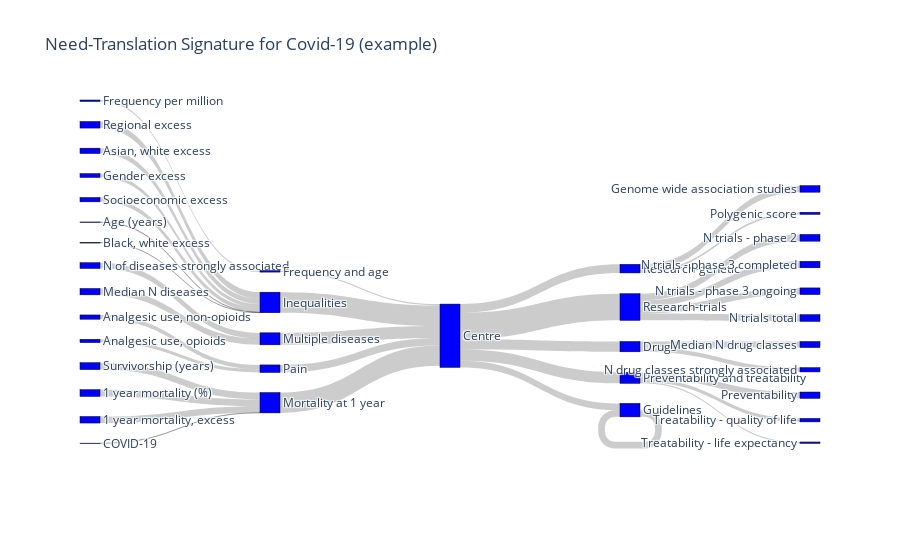

Notebook cell for this chart:
### Code cell
fig.update_layout(
    title_text = "Need-Translation Signature for Covid-19 (example)",
    font_size = 12
)
fig.show()

### Figure 1 — Plotly figure (JSON) as saved in the notebook; plotly's stock layout.template omitted (floating-point values rounded to 4 significant figures)
{"data": [{"link": {"source": [0, 1, 2, 3, 4, 5, 6, 7, 8, 9, 10, 11, 12, 13, 14, 15, 16, 17, 18, 19, 20, 20, 20, 20, 20, 21, 21, 22, 22, 22, 22, 23, 23, 24, 25, 25, 25], "target": [15, 16, 16, 16, 16, 16, 16, 17, 17, 18, 18, 19, 19, 19, 19, 20, 20, 20, 20, 20, 21, 22, 23, 24, 25, 26, 27, 28, 29, 30, 31, 32, 33, 24, 34, 35, 36], "value": [0.21, 0.07, 0.55, 0.63, 0.78, 0.01, 0.95, 0.83, 0.92, 0.48, 0.62, 1, 0.03, 0.98, 0.95, 0.21, 2.99, 1.75, 1.1, 2.96, 1.25, 3.88, 1.5, 0.98, 1.62, 0.95, 0.3, 0.98, 0.95, 0.97, 0.98, 0.62, 0.88, 0.98, 0.92, 0.5, 0.2]}, "node": {"color": "blue", "label": ["Frequency per million", "Age (years)", "Gender excess", "Socioeconomic excess", "Asian, white excess", "Black, white excess", "Regional excess", "N of diseases strongly associated", "Median N diseases", "Analgesic use, opioids", "Analgesic use, non-opioids", "Survivorship (years)", "COVID-19", "1 year mortality (%)", "1 year mortality, excess", "Frequency and age", "Inequalities", "Multiple diseases", "Pain", "Mortality at 1 year", "Centre", "Research-genetic", "Research-trials", "Drugs", "Guidelines", "Preventability and treatability", "Genome wide association studies", "Polygenic score", "N trials - phase 2", "N trials - phase 3 completed", "N trials - phase 3 ongoing", "N trials total", "N drug classes strongly associated", "Median N drug classes", "Preventability", "Treatability - quality of life", "Treatability - life expectancy"], "line": {"color": "black", "width": 0.5}, "pad": 15, "thickness": 20}, "type": "sankey"}], "layout": {"font": {"size": 12}, "title": {"text": "Need-Translation Signature for Covid-19 (example)"}}}
